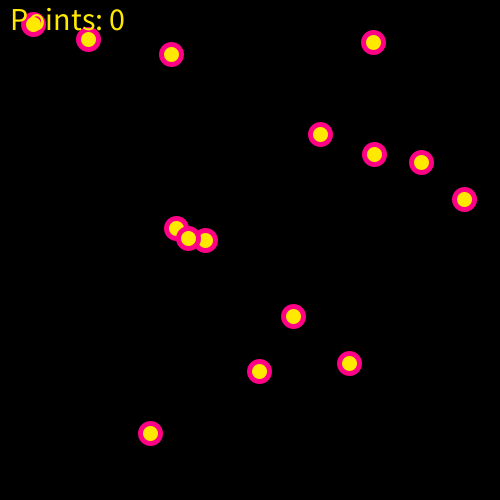
Frame 1 (no input)
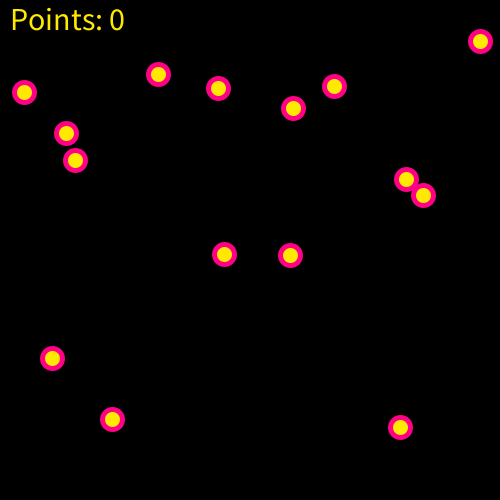
Frame 60 (the mouse pressed at the canvas centre just before this capture)
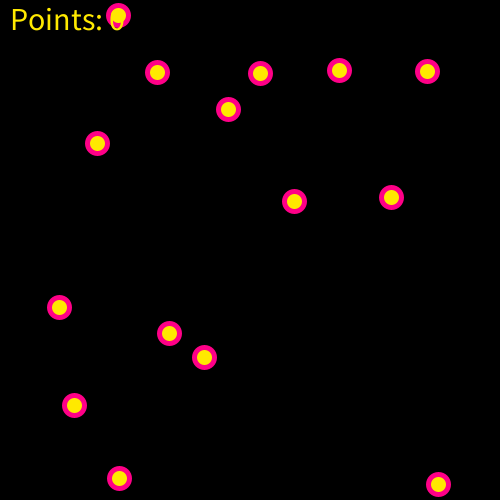
Frame 120 (the mouse held since frame 60 and released just before this capture)

The Processing sketch that drew these frames (run headless with seeded random() and noise(); from frame 60 on, the mouse is pressed at the canvas centre):

// Processing sketch: sketch_2016246
// ── sketch_2016246.pde

float [] x;
float [] y;
float [] xDelta;
float [] yDelta;
int numOfBalls = 15;
int numOfBallsRemaining = numOfBalls;

int points = 0;


void setup() {
 size (500, 500); 
 frameRate(60);
 x = new float[numOfBalls];
 y = new float[numOfBalls];
 xDelta = new float[numOfBalls];
 yDelta = new float[numOfBalls];
 
 for(int i = 0; i < numOfBalls; i++) {
      x[i] = random(10, 490);
      y[i] = random(10, 490);
      xDelta[i] = random(-3, 3);
      yDelta[i] = random(-3, 3);
  }
}

void draw() {
  background(0);
  fill(255, 233, 0);
  stroke(255, 0, 135);
  strokeWeight(5);
  println(millis());
  
  for(int i = 0; i < numOfBalls; i++) {
      ellipse(x[i], y[i], 20, 20);
      x[i] = x[i] + xDelta[i];
      y[i] = y[i] + yDelta[i];
  
      if((x[i] > width - 10) || (x[i] < 10)) {
          xDelta[i] = -xDelta[i];
          
      }
      
      if((y[i] > height - 10) || (y[i] < 10)) {
        yDelta [i] = -yDelta[i];
      }
  }
  textSize(32);
  fill(255, 233, 0);
  text("Points: " + points, 10, 30);
  if(numOfBallsRemaining == 0) {
  textSize(32);
  fill(255, 233, 0) ;
  text("Game Over!", 160, 250);
  }
}

void mousePressed() {
  for(int i = 0; i < numOfBalls; i++) {
    float dist = sqrt((x[i] - mouseX) * (x[i] - mouseX) + (y[i] - mouseY) * (y[i] - mouseY));
    if(dist <= 10){
      x[i] = -100;
      y[i] = -100;
      int speedBonus = abs(int(xDelta[i] + xDelta[i]));
      int timeBonus = int((20000.0 / millis()) * 10);
      points = + points + 10 + speedBonus + timeBonus;
      numOfBallsRemaining--;
      break;
    }
  }
 }
    
